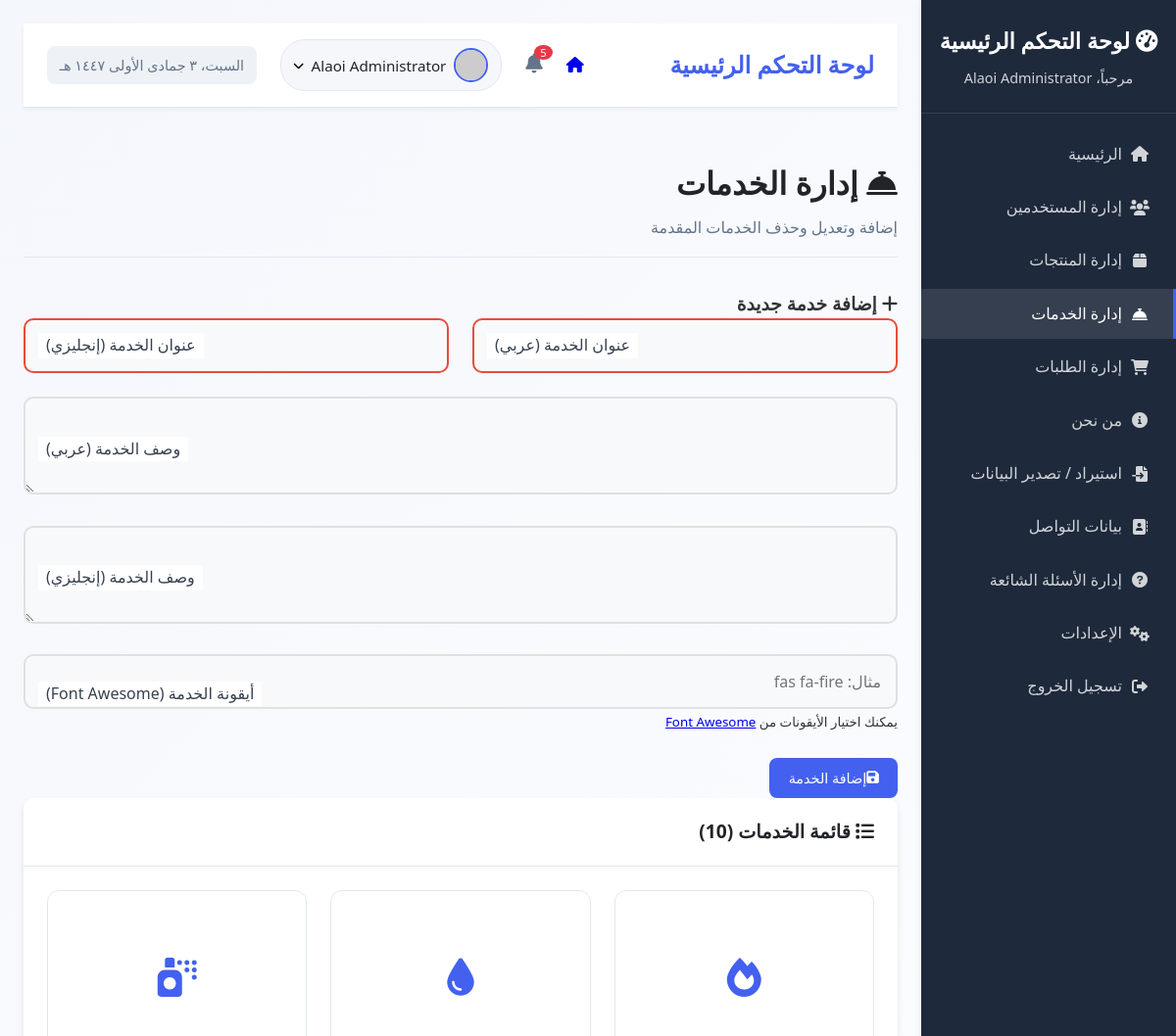
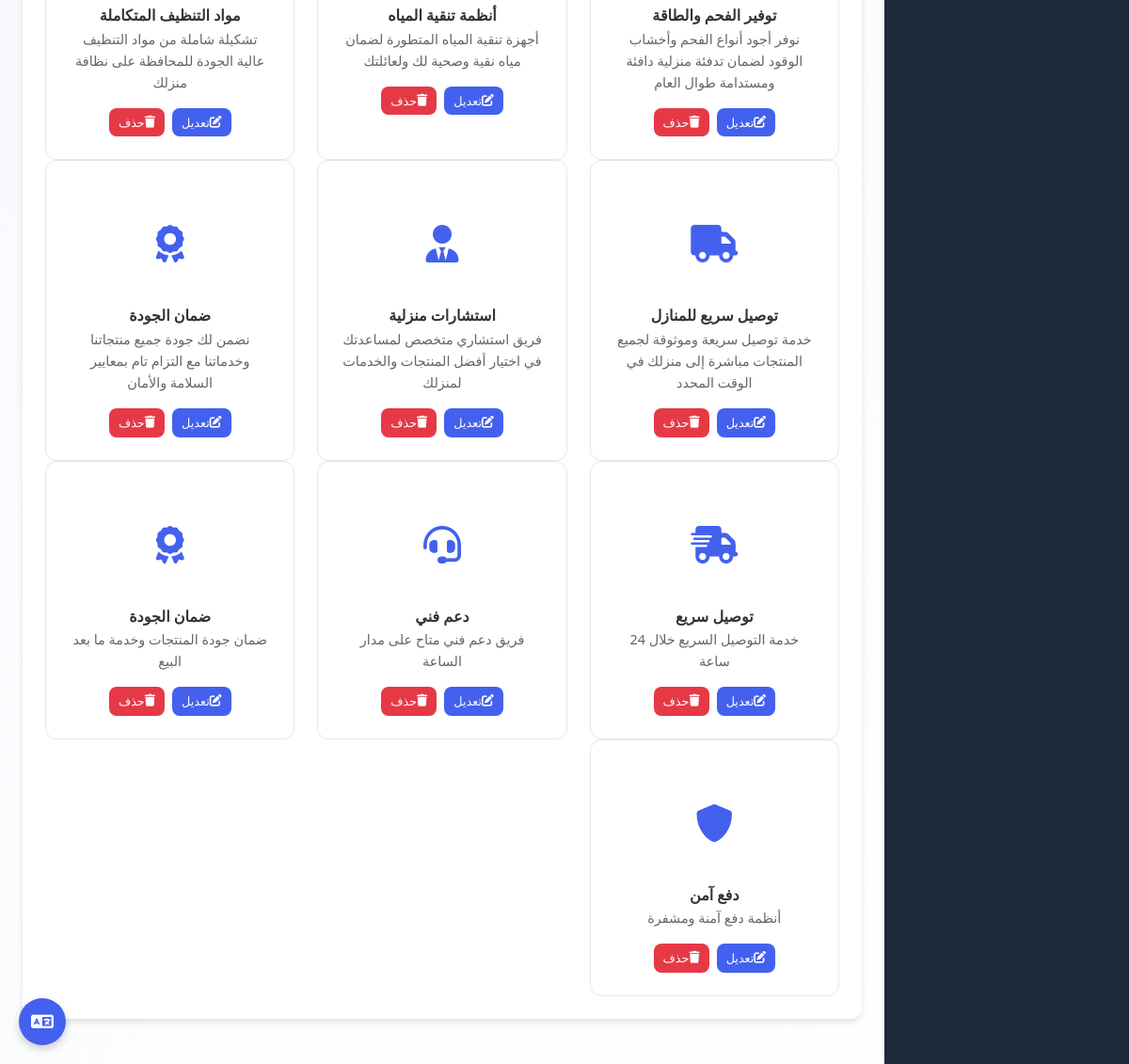
Screenshot of /admin/services.php (signed in) with the database file from the repository (2 pictures, top to bottom).
### tables this page shows
CREATE TABLE `services` (
  `id` int(11) NOT NULL,
  `title` varchar(255) NOT NULL,
  `title_en` varchar(255) DEFAULT NULL,
  `description` text DEFAULT NULL,
  `description_en` text DEFAULT NULL,
  `icon` varchar(100) DEFAULT NULL,
  `created_at` timestamp NOT NULL DEFAULT current_timestamp()
);

### admin/services.php (the view, shortened to what this page needs)
<?php
require_once '../config.php';
$stmt = $pdo->query("SELECT * FROM services ORDER BY created_at DESC");
$services = $stmt->fetchAll();
$edit_service = null;
?>
<!DOCTYPE html>
<html lang="ar" dir="rtl">
<head>
    <link rel="stylesheet" href="../style.css">
    <link rel="stylesheet" href="https://cdnjs.cloudflare.com/ajax/libs/font-awesome/6.0.0/css/all.min.css">
</head>
<body>
    <div class="dashboard">
            <?php include 'sidebar.php'; ?>
        <main class="main-content">
            <?php include 'admin_navbar.php'; ?>
            <div class="header">
                <h1><i class="fas fa-concierge-bell"></i> <span data-translate="services_management">إدارة الخدمات</span></h1>
                <p data-translate="services_management_desc">إضافة وتعديل وحذف الخدمات المقدمة</p>
            </div>
                <div class="add-service-form">
                    <h3><i class="fas fa-plus"></i> إضافة خدمة جديدة</h3>
                 <form method="POST">
    <div class="row">
        <div class="col-6">
            <div class="form-group">
                <label for="title_ar">عنوان الخدمة (عربي)</label>
                <input type="text" class="form-control" value="<?php echo $edit_service ? htmlspecialchars($edit_service['title']) : ''; ?>" id="title_ar" name="title_ar" required>
            </div>
        </div>
        <div class="col-6">
            <div class="form-group">
                <label for="title_en">عنوان الخدمة (إنجليزي)</label>
                <input type="text" class="form-control" value="<?php echo $edit_service ? htmlspecialchars($edit_service['title_en']) : ''; ?>" id="title_en" name="title_en" required>
            </div>
        </div>
    </div>
    <div class="form-group">
        <label for="description_ar">وصف الخدمة (عربي)</label>
        <textarea class="form-control" id="description_ar" name="description_ar" rows="3" required><?php echo $edit_service ? htmlspecialchars($edit_service['description']) : ''; ?></textarea>
    </div>
    <div class="form-group">
        <label for="description_en">وصف الخدمة (إنجليزي)</label>
        <textarea class="form-control" id="description_en" name="description_en" rows="3" required><?php echo $edit_service ? htmlspecialchars($edit_service['description_en']) : ''; ?></textarea>
    </div>
    <div class="form-group">
        <label for="icon">أيقونة الخدمة (Font Awesome)</label>
        <input type="text" class="form-control" id="icon" name="icon"
            value="<?php echo $edit_service ? htmlspecialchars($edit_service['icon']) : ''; ?>"
            placeholder="مثال: fas fa-fire" required>
        <small class="text-muted">يمكنك اختيار الأيقونات من <a href="https://fontawesome.com/icons" target="_blank">Font Awesome</a></small>
    </div>
    <button type="submit" name="<?php echo $edit_service ? 'update_service' : 'add_service'; ?>" class="btn btn-primary">
        <i class="fas fa-save"></i>
        <?php echo $edit_service ? 'تحديث الخدمة' : 'إضافة الخدمة'; ?>
    </button>
</form>
                </div>
            <div class="card">
                <div class="card-header">
                    <h3>
                        <i class="fas fa-list"></i>
                        <span data-translate="services_list">قائمة الخدمات</span>
                        (<?php echo count($services); ?>)
                    </h3>
                </div>
                <div class="card-body">
                    <?php if (empty($services)): ?>
                        <div style="text-align: center; padding: 2rem; color: #666;">
                            <i class="fas fa-inbox" style="font-size: 3rem; margin-bottom: 1rem; opacity: 0.5;"></i>
                            <p data-translate="no_services">لا توجد خدمات مضافة حتى الآن</p>
                        </div>
                    <?php else: ?>
                        <div class="row">
                            <?php foreach ($services as $service): ?>
                            <div class="col-4">
                                <div class="service-card">
                                    <div class="card-body">
                                        <div class="service-icon">
                                            <?php if ($service['icon']): ?>
                                                <i class="<?php echo $service['icon']; ?>"></i>
                                            <?php else: ?>
                                                <i class="fas fa-concierge-bell"></i>
                                            <?php endif; ?>
                                        </div>
                                        <h4><?php echo htmlspecialchars($service['title']); ?></h4>
                                        <p style="color: #666; font-size: 0.9rem;"><?php echo htmlspecialchars($service['description']); ?></p>
                                        <div class="service-actions">
                                            <a href="services.php?edit_service=<?php echo $service['id']; ?>" class="btn btn-primary" style="padding: 5px 10px; font-size: 0.8rem;">
                                                <i class="fas fa-edit"></i> <span data-translate="edit">تعديل</span>
                                            </a>
                                            <a href="services.php?delete_service=<?php echo $service['id']; ?>" class="btn btn-danger" style="padding: 5px 10px; font-size: 0.8rem;"
                                               onclick="return confirm(currentLang === 'ar' ? 'هل أنت متأكد من حذف هذه الخدمة؟' : 'Are you sure you want to delete this service?')">
                                                <i class="fas fa-trash"></i> <span data-translate="delete">حذف</span>
                                            </a>
                                        </div>
                                    </div>
                                </div>
                            </div>
                            <?php endforeach; ?>
                        </div>
                    <?php endif; ?>
                </div>
            </div>
        </main>
    </div>
    <button class="translate-btn" id="translateBtn">
        <i class="fas fa-language"></i>
    </button>
</body>
</html>

### style.css (style rules this page uses)
:root { --primary-blue: #0A1E4A; --primary-dark: #06122E; --primary-light: #1E3A8A; --accent-gold: #FFC300; --accent-orange: #FF6B00; --secondary-light: #F4F7FC; --secondary-gray: #64748B; --text-dark: #1E293B; --text-light: #FFFFFF; --success: #10B981; --warning: #F59E0B; --error: #EF4444; --border-radius: 16px; --border-radius-sm: 8px; --shadow-sm: 0 2px 4px rgba(0,0,0,0.1); --shadow-md: 0 4px 12px rgba(0,0,0,0.15); --shadow-lg: 0 8px 30px rgba(0,0,0,0.2); --transition-fast: 0.3s; --transition-medium: 0.5s; --transition-slow: 0.8s; }
* { margin: 0; padding: 0; box-sizing: border-box; }
html { scroll-behavior: smooth; }
body { font-family: 'Tajawal', sans-serif; color: var(--text-dark); background: linear-gradient(135deg, #F4F7FC 0%, #FFFFFF 100%); line-height: 1.7; overflow-x: hidden; }
.form-group { position: relative; margin-bottom: 30px; }
.form-group input, .form-group textarea { width: 100%; padding: 15px; border: 2px solid #E2E8F0; border-radius: var(--border-radius-sm); font-size: 1rem; font-family: 'Tajawal', sans-serif; transition: var(--transition-fast); background: var(--text-light); }
.form-group label { position: absolute; top: 15px; right: 15px; color: var(--secondary-gray); transition: var(--transition-fast); pointer-events: none; background: var(--text-light); padding: 0 5px; }
[dir="rtl"] .form-group label { right: auto; left: 15px; }
[dir="rtl"] { text-align: right; }
.form-group { position: relative; }
.form-group input, .form-group textarea { width: 100%; padding: 15px; border: 2px solid #e0e0e0; border-radius: 10px; font-size: 1rem; background: #f8f9fa; transition: all 0.3s ease; outline: none; font-family: inherit; }
.form-group textarea { resize: vertical; min-height: 120px; }
.form-group label { position: absolute; top: 50%; right: 15px; transform: translateY(-50%); color: #7f8c8d; font-size: 1rem; transition: all 0.3s ease; pointer-events: none; background: white; padding: 0 8px; }

### rows the page displays
services: title "توفير الفحم والطاقة", description "نوفر أجود أنواع الفحم وأخشاب الوقود لضمان تدفئة منزلية دافئة ومستدامة طوال العام"
services: title "أنظمة تنقية المياه", description "أجهزة تنقية المياه المتطورة لضمان مياه نقية وصحية لك ولعائلتك"
services: title "مواد التنظيف المتكاملة", description "تشكيلة شاملة من مواد التنظيف عالية الجودة للمحافظة على نظافة منزلك"
services: title "توصيل سريع للمنازل", description "خدمة توصيل سريعة وموثوقة لجميع المنتجات مباشرة إلى منزلك في الوقت المحدد"
services: title "استشارات منزلية", description "فريق استشاري متخصص لمساعدتك في اختيار أفضل المنتجات والخدمات لمنزلك"
services: title "ضمان الجودة", description "نضمن لك جودة جميع منتجاتنا وخدماتنا مع التزام تام بمعايير السلامة والأمان"
services: title "توصيل سريع", description "خدمة التوصيل السريع خلال 24 ساعة"
services: title "دعم فني", description "فريق دعم فني متاح على مدار الساعة"
services: title "ضمان الجودة", description "ضمان جودة المنتجات وخدمة ما بعد البيع"
services: title "دفع آمن", description "أنظمة دفع آمنة ومشفرة"

### other values shown
$_SESSION['full_name'] "Alaoi Administrator"
$sidebar_translations[$currentLang][$item['text_key']] "استيراد / تصدير البيانات"
$sidebar_translations[$currentLang][$item['text_key']] "إدارة الأسئلة الشائعة"
count($services) "10"
